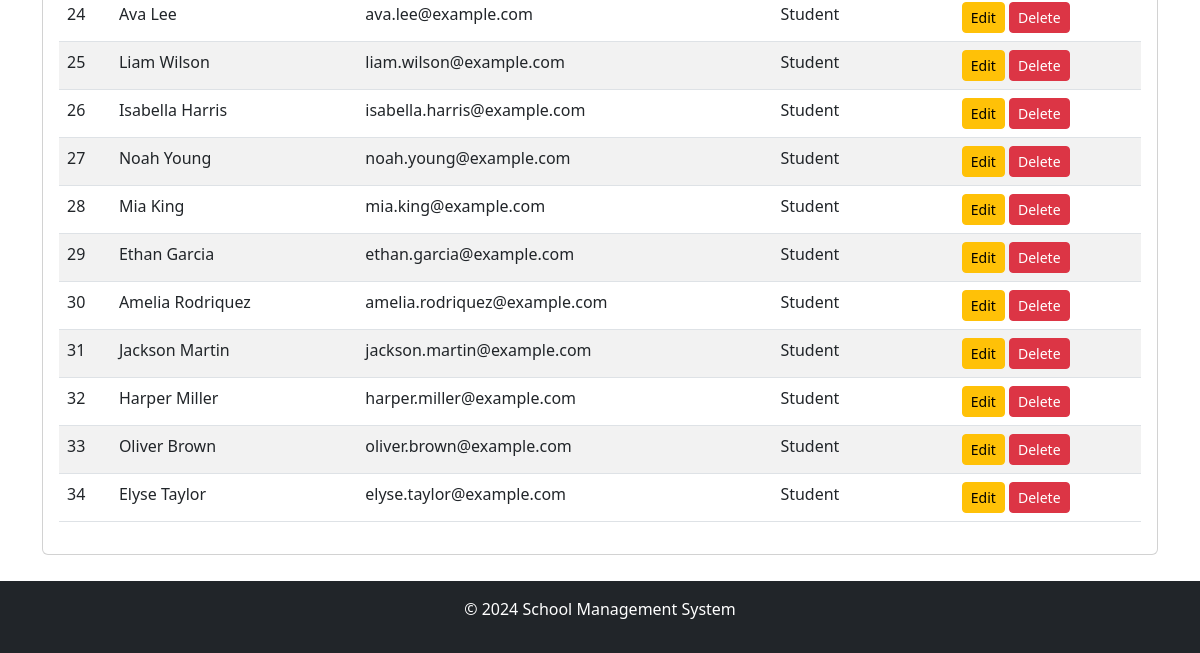
Before: /admin/manage_users (signed in, lower part) with the older database file.
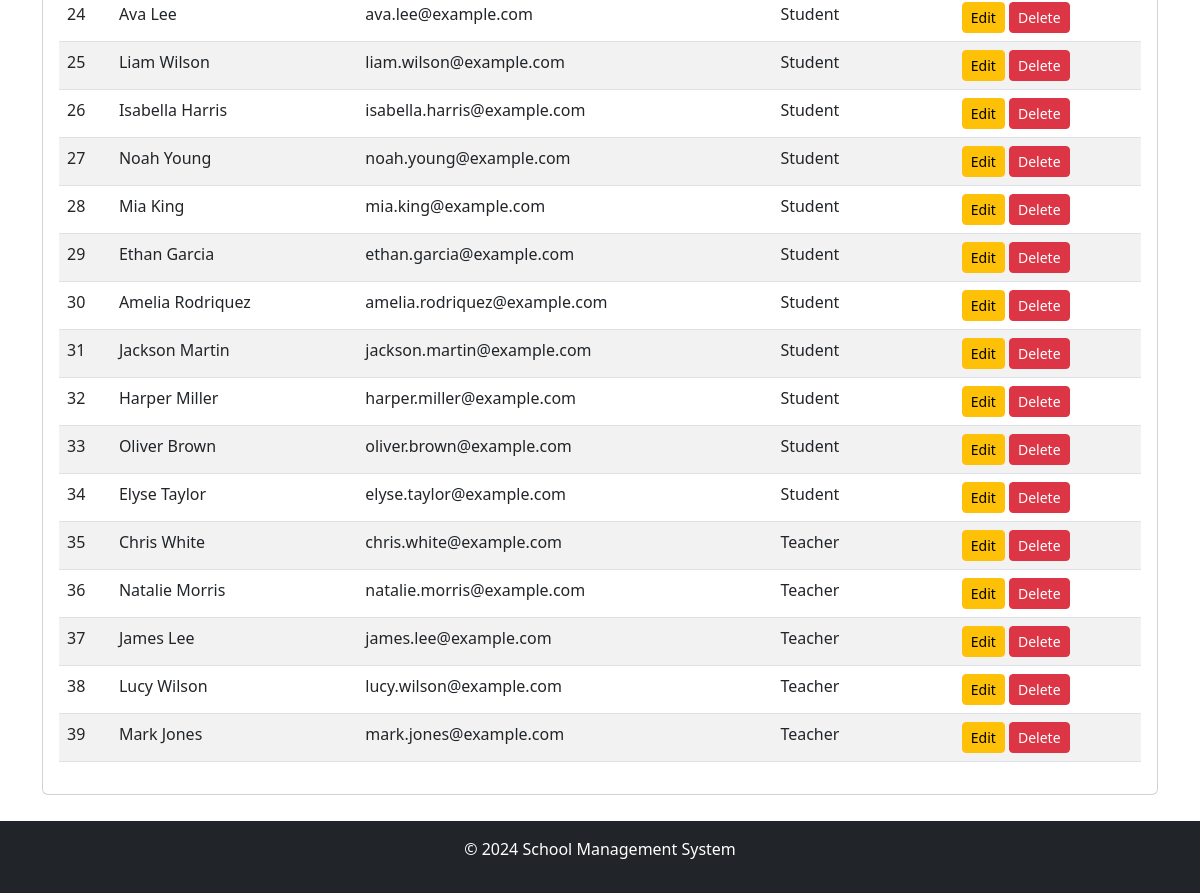
After: the same page with the newer database file.
### app/models/models.py (models this page shows)
class User(UserMixin, db.Model):
    __tablename__ = 'User'
    id = db.Column('Id', db.String, primary_key=True,
                   default=lambda: str(uuid.uuid4()))
    password = db.Column('Password', db.String, nullable=True)
    role_id = db.Column('RoleId', db.String, ForeignKey(
        'Role.Id', ondelete='SET NULL'))
    email = db.Column('Email', db.String, nullable=False)
    first_name = db.Column('FirstName', db.String, nullable=False)
    last_name = db.Column('LastName', db.String, nullable=False)
    date_of_birth = db.Column('DateOfBirth', db.Date, nullable=False)
    telegram_id = db.Column('TelegramId', db.String, nullable=True)
    role = relationship('Role', back_populates='users')
    parent_students = relationship(
        'ParentStudentRelation', foreign_keys='[ParentStudentRelation.parent_id]', back_populates='parent', cascade="all, delete-orphan")
    student_parents = relationship(
        'ParentStudentRelation', foreign_keys='[ParentStudentRelation.student_id]', back_populates='student', cascade="all, delete-orphan")
    class_assignments_as_teacher = relationship(
        'ClassAssignment', foreign_keys='ClassAssignment.teacher_id', back_populates='teacher')
    class_assignments_as_student = relationship(
        'ClassAssignment', foreign_keys='ClassAssignment.student_id', back_populates='student')
    student_fee_assignments = relationship(
        'StudentFeeAssignment', back_populates='student')

class Role(db.Model):
    __tablename__ = 'Role'
    id = db.Column('Id', db.String, primary_key=True,
                   default=lambda: str(uuid.uuid4()))
    role_name = db.Column('RoleName', db.String, nullable=False)
    users = relationship('User', back_populates='role')

### app/routes/admin_routes.py (the view)
@admin.route('/manage_users')
@login_required
@role_required('1')
def manage_users():
    users = User.query.all()  # Retrieve all users from the User table
    return render_template('admin/manage_users.html', users=users, app_name=app_name())

### app/__init__.py (called while the page is built)
@login_manager.user_loader
def load_user(user_id):
    from .models.models import User
    return User.query.get(user_id)

### app/routes/routes.py (called while the page is built)
def app_name():
    app_name = "School Management System"
    with current_app.app_context():
        setting = Settings.query.filter_by(setting_key='school_name').first()
        if setting and setting.setting_value:
            app_name = setting.setting_value
    return app_name

def role_required(*roles):
    def decorator(f):
        @wraps(f)
        def decorated_function(*args, **kwargs):
            if not current_user.is_authenticated or current_user.role_id not in roles:
                abort(403)  # Forbidden access if role does not match
            return f(*args, **kwargs)
        return decorated_function
    return decorator

### app/templates/admin/manage_users.html (shortened to what this page needs)
{% extends "share/dashboard.html" %} {% block title %}Manage Users{% endblock %}
 {% block card_content %}
<div class="table-responsive">
	<table class="table table-striped">
		<tbody>
			{% for user in users %}
			<tr>
				<td>{{ loop.index }}</td>
				<td>{{ user.first_name }} {{ user.last_name }}</td>
				<td>{{ user.email }}</td>
				<td>{{ user.role.role_name }}</td>
				<td>
					<a
						href="{{ url_for('admin.edit_user', user_id=user.id) }}"
						class="btn btn-warning btn-sm"
						>Edit</a
					>
					<form
						action="{{ url_for('admin.delete_user', user_id=user.id) }}"
						method="post"
						class="d-inline"
						onsubmit="return confirm('Are you sure you want to delete this user?');"
					>
						<button type="submit" class="btn btn-danger btn-sm">Delete</button>
					</form>
				</td>
			</tr>
			{% endfor %}
		</tbody>
	</table>
</div>
{% endblock %}

Changed rows visible on the page:
added User: first_name "Chris", last_name "White", email "chris.white@example.com", role.role_name "Teacher"
added User: first_name "Natalie", last_name "Morris", email "natalie.morris@example.com", role.role_name "Teacher"
added User: first_name "James", last_name "Lee", email "james.lee@example.com", role.role_name "Teacher"
added User: first_name "Lucy", last_name "Wilson", email "lucy.wilson@example.com", role.role_name "Teacher"
added User: first_name "Mark", last_name "Jones", email "mark.jones@example.com", role.role_name "Teacher"
